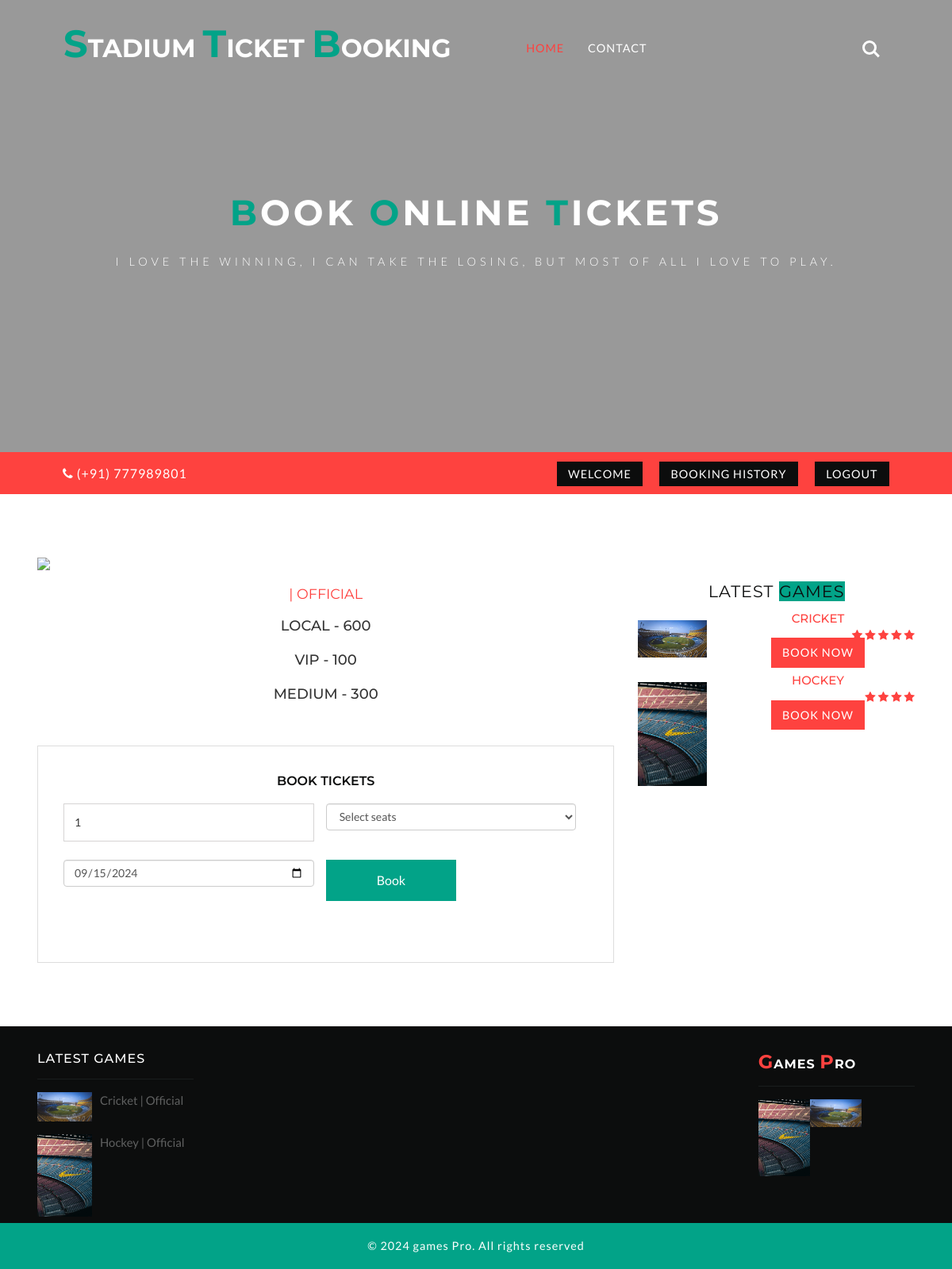
The page /single.php (signed in) on the database its author committed.
### tables this page shows
CREATE TABLE IF NOT EXISTS `seats` (
  `seats_id` int(1) NOT NULL AUTO_INCREMENT,
  `seats_name` varchar(100) NOT NULL,
  `seats_limit` int(3) NOT NULL,
  `seats_rate` decimal NOT NULL,
  `status` tinyint(1) NOT NULL DEFAULT '1',
  PRIMARY KEY (`seats_id`)
);

CREATE TABLE IF NOT EXISTS `gamess` (
  `gamesid` int(3) NOT NULL AUTO_INCREMENT,
  `games_name` varchar(50) NOT NULL,
  `games_rating` varchar(5) NOT NULL,
  `games_image` varchar(50) NOT NULL,
  PRIMARY KEY (`gamesid`)
);

### admin/db/db_config.php (called while the page is built, shortened)
<?php
	$cid = mysqli_connect("localhost","root","","ticket_stadium");
	mysqli_query($cid,'SET character_set_results=utf8');
		mysqli_query($cid, 'SET NAMES utf8');
		mysqli_query($cid,'SET character_set_client=utf8');
		mysqli_query($cid,'SET character_set_connection=utf8');
		mysqli_query($cid,'SET character_set_results=utf8');
		mysqli_query($cid,'SET collation_connection=utf8_general_ci');
	function select($query)
	{
		global $cid;
		$res = mysqli_query($cid,$query);
		return $res;
	}
?>

### single.php (the view, shortened to what this page needs)
<?php
	require_once"admin/db/db_config.php";
	$movie_data = mysqli_fetch_array(select("select * from gamess where gamesid='".$_REQUEST['gamesid']."'"));
?>
<!DOCTYPE html>
<html>
	<head>
		<?php include_once"head_files.php";?>
	</head>
	<body>
		<?php include_once"home_banner.php";?>
		<?php include_once"login-section.php";?>
		<div class="w3_content_agilleinfo_inner">
			<div class="agile_featured_games">
				<div class="latest-news-agile-info text-center" >
					<div class="col-md-8 latest-news-agile-left-content">
						<img src="games/<?=$movie_data['games_image']?>" alt=" " class="img-responsive">
						<div class="single video_agile_player">
							<h4><?=$movie_data['games_name']?> | Official </h4>
						</div>
						<div id="show">
							<?php include_once"game_data.php";?>
						</div>
					</div>
					<div class="col-md-4 latest-news-agile-right-content">
						<div class="agile-info-recent">
							<h4 class="side-t-w3l-agile">Latest <span>games</span></h4>
							<div class="w3ls-recent-grids">
								<?php $q = select("select * from gamess  where gamesid!='".$_REQUEST['gamesid']."' limit 0,4"); while($games = mysqli_fetch_array($q)) {  extract($games); ?>
									<div class="w3l-recent-grid">
										<div class="wom">
											<a href="single.php?gamesid=<?=$gamesid?>"><img src="games/<?=$games_image?>" alt=" " class="img-responsive"></a>
										</div>
										<div class="wom-right">
											<h5><a href="single.php?gamesid=<?=$gamesid?>"><?=$games_name?></a></h5>
											<div class="mid-2 agile_mid_2_home">
												<div class="block-stars">
													<ul class="w3l-ratings">
														<?php for($i=1;$i<=$games_rating;$i++) :  ?>
														<li><a href="#"><i class="fa fa-star" aria-hidden="true"></i></a></li>
														<?php  endfor; ?>
													</ul>
												</div>
												<div class="clearfix"></div>
												<a class="w3_play_icon1" href="single.php?gamesid=<?=$gamesid?>">
													Book Now
												</a>
											</div>
										</div>
										<div class="clearfix"> </div>
									</div>
								<?php } ?>
							</div>
						</div>
					</div>
					<div class="clearfix"></div>
				</div>
			</div>
		</div>
		<?php include_once"footer.php";?>
		<?php include_once"footer_scripts.php";?>
	</body>
	</html>

### game_data.php (shortened to what this page needs)
<?php
	require_once"admin/db/db_config.php";
	function get_seats_seats($date,$seats_id){
		if($date=="current"){  $date = date("Y-m-d"); }
		return mysqli_num_rows(select("SELECT bookingid  FROM `booking` WHERE `booking_for`  BETWEEN '$date 00:00:00' AND '$date 23:59:59' and seat_id = '$seats_id' and game_id='".$_REQUEST['gamesid']."'  "));
	}
	$seats_data = select("select * from seats where status = 1");
	$seats_available = 0;
	while($row = mysqli_fetch_array($seats_data)) {
		extract($row);
		$res = $seats_limit-get_seats_seats((isset($_POST['new_date'])) ? $_POST['new_date'] : "current",$seats_id);
		if($res>0)
		echo "<h4>",strtoupper($seats_name) ," - ",$res,"</h4><br/>";
		$seats_available+=$res;
	}
	if($seats_available>0){ ?>
	<div class="all-comments-info" id="booking_form">
		<h5 class="text-center" >Book Tickets</h5>
		<div class="agile-info-wthree-box">
			<div class="col-md-6 form-info">
				<input type="text" value="1" name="no_of_seats" id="no_of_seats"  placeholder="No of Seats" required="">
			</div>
			<div class="col-md-6 form-info">
				<select name="seats_id" id="seats_id"  class="form-control">
					<option value="">Select seats</option>
				</select>
			</div>
			<br/>
			<div class="col-md-6 form-info">
				<input type="date" name="date" value="<?= (isset($_POST['new_date'])) ? $_POST['new_date'] : date("Y-m-d")?>" id="date" class="form-control" >
			</div>
			<input type="submit" id="book_ticket" value="Book" data-seats_available="0" data-gamesid="<?=$_REQUEST['gamesid']?> ">
			<br/>
			<br/>
		</div>
	</div>
<?php }  ?>

### footer.php (shortened to what this page needs)
<div class="contact-w3ls" id="contact">
	<div class="footer-w3lagile-inner">
		<div class=" w3-agileits">
			<div class="col-md-6 footer-grid">
				<h4>Latest games</h4>
				<?php $q = select("select * from gamess limit 0,4"); while($games = mysqli_fetch_array($q)) {  extract($games); ?>
					<div class="footer-grid1">
						<div class="footer-grid1-left">
							<a href="single.php?gamesid=<?=$gamesid?>"><img src="games/<?=$games_image?>" alt=" " class="img-responsive"></a>
						</div>
						<div class="footer-grid1-right">
							<a href="single.php?gamesid=<?=$gamesid?>"><?=ucwords($games_name)," | Official "?></a>
						</div>
						<div class="clearfix"> </div>
					</div>
					<?php } ?>
			</div>
			<div class="col-md-2 footer-grid" style="float:right">
				<h4 class="b-log"><a href="index.php"><span>G</span>ames <span>P</span>ro</a></h4>
				<?php $q2 = select("select * from gamess order by  gamesid desc  limit 0,4"); while($games2 = mysqli_fetch_array($q2)) {  extract($games2); ?>
				<div class="footer-grid-instagram">
					<a href="single.php?gamesid=<?=$gamesid?>"><img src="games/<?=$games_image?>" alt=" " class="img-responsive"></a>
				</div>
				<?php } ?>
				<div class="clearfix"> </div>
			</div>
			<div class="clearfix"> </div>
		</div>
	</div>
</div>
<div class="w3agile_footer_copy">
	<p>© <script>document.write(new Date().getFullYear());</script> games Pro. All rights reserved  </p>
</div>

### css/easy-responsive-tabs.css (style rules this page uses)
body { margin: 0px; padding: 0px; background: #f5f5f5; font-weight: 500; }
ul.resp-tabs-list, p { margin: 0px; padding: 0px; }

### rows shown on the page
seats: seats_name "LOCAL", res "600"
seats: seats_name "VIP", res "100"
seats: seats_name "MEDIUM", res "300"
gamess: games_image (picture), games_name "CRICKET", games_rating "5" (drawn), games_name "Cricket"
gamess: games_image (picture), games_name "HOCKEY", games_rating "4" (drawn), games_name "Hockey"
